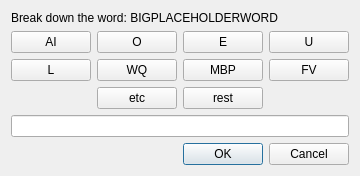
<?xml version="1.0" encoding="UTF-8"?>
<ui version="4.0">
 <class>TupBreakdownDialog</class>
 <widget class="QDialog" name="BreakdownDialog">
  <property name="windowModality">
   <enum>Qt::NonModal</enum>
  </property>
  <property name="geometry">
   <rect>
    <x>0</x>
    <y>0</y>
    <width>364</width>
    <height>207</height>
   </rect>
  </property>
  <property name="sizePolicy">
   <sizepolicy hsizetype="Preferred" vsizetype="Preferred">
    <horstretch>0</horstretch>
    <verstretch>0</verstretch>
   </sizepolicy>
  </property>
  <property name="windowTitle">
   <string>Unknown Word</string>
  </property>
  <property name="sizeGripEnabled">
   <bool>false</bool>
  </property>
  <property name="modal">
   <bool>false</bool>
  </property>
  <layout class="QVBoxLayout" name="verticalLayout">
   <property name="sizeConstraint">
    <enum>QLayout::SetFixedSize</enum>
   </property>
   <item>
    <widget class="QLabel" name="wordLabel">
     <property name="text">
      <string>Break down the word: BIGPLACEHOLDERWORD</string>
     </property>
    </widget>
   </item>
   <item>
    <layout class="QGridLayout" name="gridLayout">
     <item row="0" column="0">
      <widget class="QPushButton" name="aiBut">
       <property name="text">
        <string>AI</string>
       </property>
      </widget>
     </item>
     <item row="0" column="1">
      <widget class="QPushButton" name="oBut">
       <property name="text">
        <string>O</string>
       </property>
      </widget>
     </item>
     <item row="0" column="2">
      <widget class="QPushButton" name="eBut">
       <property name="text">
        <string>E</string>
       </property>
      </widget>
     </item>
     <item row="0" column="3">
      <widget class="QPushButton" name="uBut">
       <property name="text">
        <string>U</string>
       </property>
      </widget>
     </item>
     <item row="1" column="0">
      <widget class="QPushButton" name="lBut">
       <property name="text">
        <string>L</string>
       </property>
      </widget>
     </item>
     <item row="1" column="1">
      <widget class="QPushButton" name="wqBut">
       <property name="text">
        <string>WQ</string>
       </property>
      </widget>
     </item>
     <item row="1" column="2">
      <widget class="QPushButton" name="mbpBut">
       <property name="text">
        <string>MBP</string>
       </property>
      </widget>
     </item>
     <item row="1" column="3">
      <widget class="QPushButton" name="fvBut">
       <property name="text">
        <string>FV</string>
       </property>
      </widget>
     </item>
     <item row="2" column="1">
      <widget class="QPushButton" name="etcBut">
       <property name="text">
        <string>etc</string>
       </property>
      </widget>
     </item>
     <item row="2" column="2">
      <widget class="QPushButton" name="restBut">
       <property name="text">
        <string>rest</string>
       </property>
      </widget>
     </item>
    </layout>
   </item>
   <item>
    <widget class="QLineEdit" name="breakdownEdit"/>
   </item>
   <item>
    <widget class="QDialogButtonBox" name="buttonBox">
     <property name="orientation">
      <enum>Qt::Horizontal</enum>
     </property>
     <property name="standardButtons">
      <set>QDialogButtonBox::Cancel|QDialogButtonBox::Ok</set>
     </property>
    </widget>
   </item>
  </layout>
 </widget>
 <resources/>
 <connections>
  <connection>
   <sender>buttonBox</sender>
   <signal>accepted()</signal>
   <receiver>BreakdownDialog</receiver>
   <slot>accept()</slot>
   <hints>
    <hint type="sourcelabel">
     <x>224</x>
     <y>185</y>
    </hint>
    <hint type="destinationlabel">
     <x>157</x>
     <y>206</y>
    </hint>
   </hints>
  </connection>
  <connection>
   <sender>buttonBox</sender>
   <signal>rejected()</signal>
   <receiver>BreakdownDialog</receiver>
   <slot>reject()</slot>
   <hints>
    <hint type="sourcelabel">
     <x>292</x>
     <y>191</y>
    </hint>
    <hint type="destinationlabel">
     <x>286</x>
     <y>206</y>
    </hint>
   </hints>
  </connection>
 </connections>
</ui>
